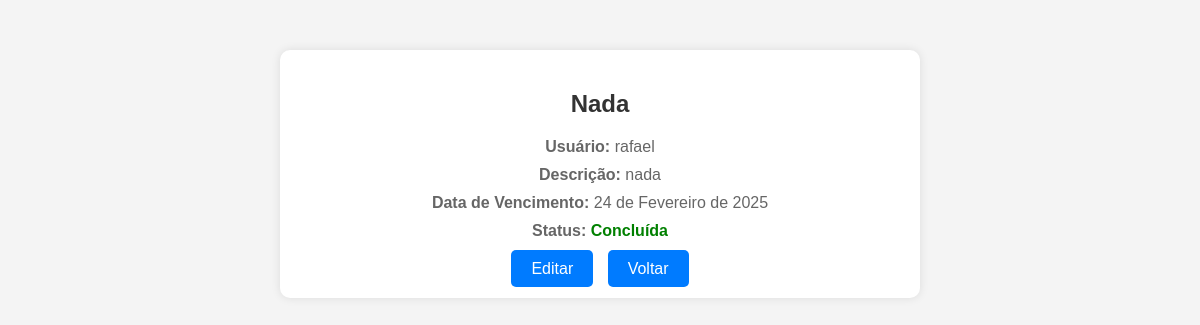
The page /user/tasks/2/ (signed in) on the database its author committed.
### student_portal/models.py (models this page shows, shortened)
class Task(models.Model):
    user = models.ForeignKey("User", on_delete=models.CASCADE, related_name="tasks")
    title = models.CharField(max_length=200)
    description = models.TextField(blank=True)
    due_date = models.DateField()
    completed = models.BooleanField(default=False)
    completed_at = models.DateField(null=True, blank=True)

class User(AbstractUser):
    name = models.CharField(max_length=128)
    email = models.CharField(max_length=128)
    password = models.CharField(max_length=128)
    def __str__(self):
        return self.username

### student_portal/views.py (the view)
# urls.py: path('user/tasks/<int:pk>/', task_detail, name='task_detail'),
@login_required
def task_detail(request, pk):
    task = get_object_or_404(Task, pk=pk, user=request.user)
    return render(request, 'tasks/task_detail.html', {'task': task})

### student_portal/templates/tasks/task_detail.html (shortened to what this page needs)
<!DOCTYPE html>
<html lang="pt-br">
<head>
</head>
<body>
    <div class="container">
        <h2>{{ task.title }}</h2>
        <p><strong>Usuário:</strong> {{ task.user }}</p>
        <p><strong>Descrição:</strong> {{ task.description|default:"Sem descrição" }}</p>
        <p><strong>Data de Vencimento:</strong> {{ task.due_date|default:"Não definida" }}</p>
        <p><strong>Status:</strong> <span class="status">{% if task.completed %}Concluída{% else %}Pendente{% endif %}</span></p>
        <div class="buttons">
            <a href="{% url 'task_edit' task.pk %}">Editar</a>
            <a href="{% url 'task_list' %}">Voltar</a>
        </div>
    </div>
</body>
</html>

### rows shown on the page
Task: title "Nada", user "rafael", description "nada", due_date "24 de Fevereiro de 2025"
